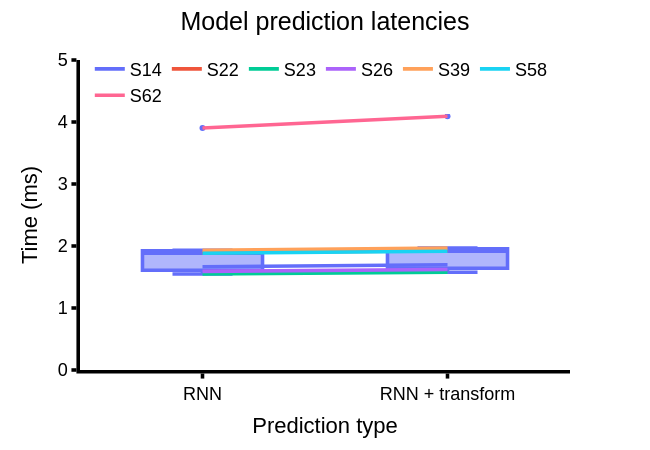

Write notebook code for a chart like this one.
### Code cell
fig = px.line(mean_ctc_timing_df, y='Time (ms)', x='Segment', color='Patient', width=650, height=450)
fig.add_traces(px.box(mean_ctc_timing_df, x='Segment', y='Time (ms)').data, )
fig.update_traces(marker=dict(
                            #   size=2,
                              ),
                  line=dict(width=1/SCALE_FACTOR))
# fig.add_hline(y=1/(n_classes), line_dash='dash', line_color='gray')
fig.update_layout(
    plot_bgcolor='white',
    legend=dict(
        orientation='h',
        yanchor='top',
        y=1.03,
        xanchor='left',
        x=0.02,
        title_text=''
    ),
    title_text=f'Model prediction latencies',
    title_x=0.5,
    font=dict(size=18, family='Arial', color='black')
)
fig.update_xaxes(
    title='Prediction type',
    mirror=False,
    ticks='outside',
    showline=True,
    linecolor='black',
    tickcolor='black',
    linewidth=1/SCALE_FACTOR,
    tickwidth=1/SCALE_FACTOR,
    showgrid=False,
    # range=[-1,8]
)
fig.update_yaxes(
    # title='Counts',
    mirror=False,
    ticks='outside',
    showline=True,
    linecolor='black',
    tickcolor='black',
    linewidth=1/SCALE_FACTOR,
    tickwidth=1/SCALE_FACTOR,
    showgrid=False,
    range=[0,5]
)

fig.write_image(FIG_DIR / "ctc_predTiming_box.svg", scale=SCALE_FACTOR)
fig.show()

### Figure 1 — Plotly figure (JSON) as saved in the notebook; plotly's stock layout.template omitted (floating-point values rounded to 4 significant figures)
{"data": [{"hovertemplate": "Patient=S14<br>Segment=%{x}<br>Time (ms)=%{y}<extra></extra>", "legendgroup": "S14", "line": {"color": "#636efa", "dash": "solid", "width": 3.571}, "marker": {"symbol": "circle"}, "mode": "lines", "name": "S14", "orientation": "v", "showlegend": true, "type": "scatter", "x": ["RNN", "RNN + transform"], "xaxis": "x", "y": [1.665, 1.697], "yaxis": "y"}, {"hovertemplate": "Patient=S22<br>Segment=%{x}<br>Time (ms)=%{y}<extra></extra>", "legendgroup": "S22", "line": {"color": "#EF553B", "dash": "solid", "width": 3.571}, "marker": {"symbol": "circle"}, "mode": "lines", "name": "S22", "orientation": "v", "showlegend": true, "type": "scatter", "x": ["RNN", "RNN + transform"], "xaxis": "x", "y": [1.89, 1.924], "yaxis": "y"}, {"hovertemplate": "Patient=S23<br>Segment=%{x}<br>Time (ms)=%{y}<extra></extra>", "legendgroup": "S23", "line": {"color": "#00cc96", "dash": "solid", "width": 3.571}, "marker": {"symbol": "circle"}, "mode": "lines", "name": "S23", "orientation": "v", "showlegend": true, "type": "scatter", "x": ["RNN", "RNN + transform"], "xaxis": "x", "y": [1.547, 1.576], "yaxis": "y"}, {"hovertemplate": "Patient=S26<br>Segment=%{x}<br>Time (ms)=%{y}<extra></extra>", "legendgroup": "S26", "line": {"color": "#ab63fa", "dash": "solid", "width": 3.571}, "marker": {"symbol": "circle"}, "mode": "lines", "name": "S26", "orientation": "v", "showlegend": true, "type": "scatter", "x": ["RNN", "RNN + transform"], "xaxis": "x", "y": [1.59, 1.622], "yaxis": "y"}, {"hovertemplate": "Patient=S39<br>Segment=%{x}<br>Time (ms)=%{y}<extra></extra>", "legendgroup": "S39", "line": {"color": "#FFA15A", "dash": "solid", "width": 3.571}, "marker": {"symbol": "circle"}, "mode": "lines", "name": "S39", "orientation": "v", "showlegend": true, "type": "scatter", "x": ["RNN", "RNN + transform"], "xaxis": "x", "y": [1.931, 1.965], "yaxis": "y"}, {"hovertemplate": "Patient=S58<br>Segment=%{x}<br>Time (ms)=%{y}<extra></extra>", "legendgroup": "S58", "line": {"color": "#19d3f3", "dash": "solid", "width": 3.571}, "marker": {"symbol": "circle"}, "mode": "lines", "name": "S58", "orientation": "v", "showlegend": true, "type": "scatter", "x": ["RNN", "RNN + transform"], "xaxis": "x", "y": [1.882, 1.915], "yaxis": "y"}, {"hovertemplate": "Patient=S62<br>Segment=%{x}<br>Time (ms)=%{y}<extra></extra>", "legendgroup": "S62", "line": {"color": "#FF6692", "dash": "solid", "width": 3.571}, "marker": {"symbol": "circle"}, "mode": "lines", "name": "S62", "orientation": "v", "showlegend": true, "type": "scatter", "x": ["RNN", "RNN + transform"], "xaxis": "x", "y": [3.904, 4.093], "yaxis": "y"}, {"alignmentgroup": "True", "hovertemplate": "Segment=%{x}<br>Time (ms)=%{y}<extra></extra>", "legendgroup": "", "line": {"width": 3.571}, "marker": {"color": "#636efa"}, "name": "", "notched": false, "offsetgroup": "", "orientation": "v", "showlegend": false, "type": "box", "x": ["RNN", "RNN", "RNN", "RNN", "RNN", "RNN", "RNN", "RNN + transform", "RNN + transform", "RNN + transform", "RNN + transform", "RNN + transform", "RNN + transform", "RNN + transform"], "x0": " ", "xaxis": "x", "y": [1.665, 1.89, 1.547, 1.59, 1.931, 1.882, 3.904, 1.697, 1.924, 1.576, 1.622, 1.965, 1.915, 4.093], "y0": " ", "yaxis": "y"}], "layout": {"font": {"color": "black", "family": "Arial", "size": 18}, "height": 450, "legend": {"orientation": "h", "title": {"text": ""}, "tracegroupgap": 0, "x": 0.02, "xanchor": "left", "y": 1.03, "yanchor": "top"}, "margin": {"t": 60}, "plot_bgcolor": "white", "title": {"text": "Model prediction latencies", "x": 0.5}, "width": 650, "xaxis": {"anchor": "y", "domain": [0, 1], "linecolor": "black", "linewidth": 3.571, "mirror": false, "showgrid": false, "showline": true, "tickcolor": "black", "ticks": "outside", "tickwidth": 3.571, "title": {"text": "Prediction type"}}, "yaxis": {"anchor": "x", "domain": [0, 1], "linecolor": "black", "linewidth": 3.571, "mirror": false, "range": [0, 5], "showgrid": false, "showline": true, "tickcolor": "black", "ticks": "outside", "tickwidth": 3.571, "title": {"text": "Time (ms)"}}}}
